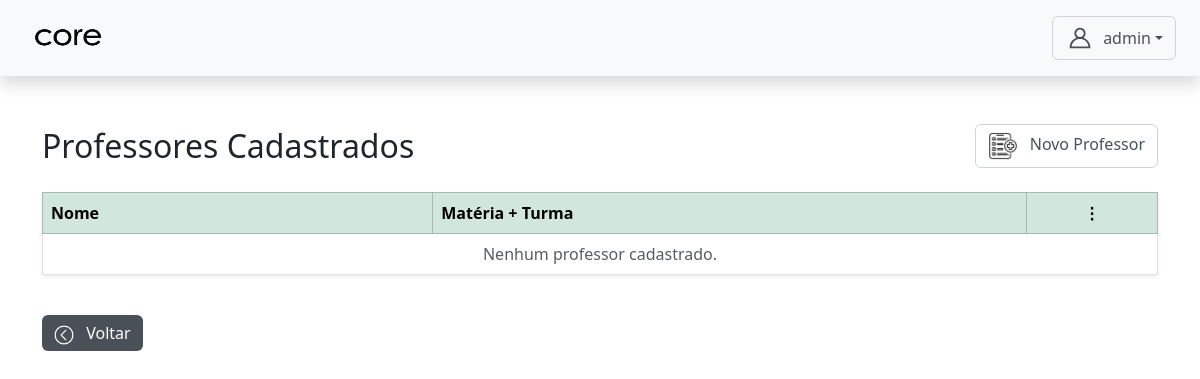
/materia/admin/professor_crud/professores/ (signed in), run on an earlier commit of the app's database.
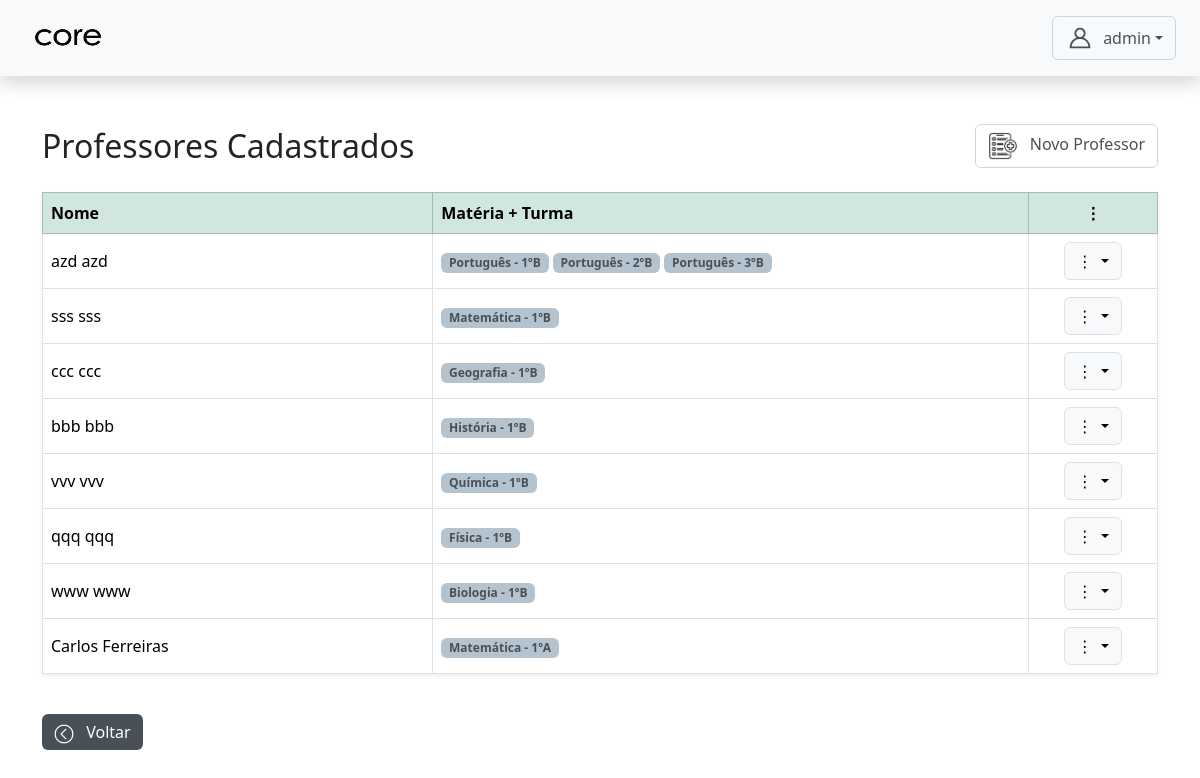
And on a later commit of the database.
### core/models.py (models this page shows, shortened)
class CustomUser(AbstractUser):
    TIPO_CHOICES = (
        ('admin', 'Admin'),
        ('professor', 'Professor'),
        ('aluno', 'Aluno'),
    )
    tipo = models.CharField(max_length=10, choices=TIPO_CHOICES, default='admin')
    data_nascimento = models.DateField(null=True, blank=True)
    cpf = models.CharField(max_length=14, unique=True, null=True, blank=True)
    rg = models.CharField(max_length=12, unique=True, null=True, blank=True)
    SEXO_CHOICES = [
    ('M', 'Masculino'),
    ('F', 'Feminino'),
]
    COR_PELE_CHOICES = [
    ('branca', 'Branca'),
    ('preta', 'Preta'),
    ('parda', 'Parda'),
    ('amarela', 'Amarela'),
    ('indigena', 'Indígena'),
]
    sexo = models.CharField(max_length=1, choices=SEXO_CHOICES, null=True, blank=True)
    cor_pele = models.CharField(max_length=20, choices=COR_PELE_CHOICES, null=True, blank=True)
    senha_temporaria = models.BooleanField(default=False)

class ProfessorMateriaTurma(models.Model):
    professor = models.ForeignKey(CustomUser, on_delete=models.CASCADE, limit_choices_to={'tipo': 'professor'})
    materia = models.ForeignKey(Materia, on_delete=models.CASCADE)
    turma = models.ForeignKey(Turma, on_delete=models.CASCADE)
    class Meta:
        unique_together = ('professor', 'materia', 'turma')

class Materia(models.Model):
    nome = models.CharField(max_length=100)
    professores = models.ManyToManyField(CustomUser, limit_choices_to={'tipo': 'professor'})
    turmas = models.ManyToManyField(Turma)
    ch = models.IntegerField(default=20)

class Turma(models.Model):
    nome = models.CharField(max_length=50, unique=True)

### materia/views.py (the view)
# urls.py: path('admin/professor_crud/professores/', views.gerenciar_professores, name='gerenciar_professores'),
@login_required
@role_required('admin')
def gerenciar_professores(request):
    professores = CustomUser.objects.filter(tipo='professor')
    return render(request, 'admin/professor_crud/gerenciar_professores.html', {'professores': professores})

### templates/admin/professor_crud/gerenciar_professores.html (shortened to what this page needs)
{% extends 'base4.html' %}
{% load static %}
  {% block content %}
    <div class="d-flex justify-content-between align-items-center mb-4">
      <h2 class="mb-0">Professores Cadastrados</h2>
      <a href="{% url 'cadastrar_professor' %}" class="btn btn-outline-secondary">
        <img src="{%static 'assets/img/cadastrar.png'%}" width='30px' height='30px' class="me-2">
        Novo Professor
      </a>
    </div>
    <table class="table table-bordered align-middle shadow-sm">
      <thead class="table-success">
        <tr>
          <th class="coluna-nome">Nome</th>
          <th>Matéria + Turma</th>
          <th class="text-center">⋮</th>
        </tr>
      </thead>
      <tbody>
        {% for professor in professores %}
        <tr>
          <td>{{ professor.get_full_name }}</td>
          <td>
            {% for vinculo in professor.professormateriaturma_set.all %}
              <span class="badge bg-primary text-dark">{{ vinculo.materia.nome }} - {{ vinculo.turma.nome }}</span>
            {% empty %}
              <span class="text-muted">Sem vínculo</span>
            {% endfor %}
          </td>
          <td class="text-center">
            <div class="dropdown">
              <button class="btn btn-light border dropdown-toggle" data-bs-toggle="dropdown">
                ⋮
              </button>
            </div>
          </td>
        </tr>
        {% empty %}
        <tr>
          <td colspan="3" class="text-center text-muted">Nenhum professor cadastrado.</td>
        </tr>
        {% endfor %}
      </tbody>
    </table>
    <a href="{% url 'admin_dashboard' %}" class="btn btn-secondary mt-4">
      <img src="{%static 'assets/img/voltar.png'%}" width='20px' height='20px' class="me-2">
      Voltar
    </a>
  {% endblock content %}

What changed in the data, as far as the page shows it:
added CustomUser: get_full_name "azd azd"
added ProfessorMateriaTurma: materia.nome "Português", turma.nome "1ºB", shown under "azd azd"
added ProfessorMateriaTurma: materia.nome "Português", turma.nome "2ºB", shown under "azd azd"
added ProfessorMateriaTurma: materia.nome "Português", turma.nome "3ºB", shown under "azd azd"
added CustomUser: get_full_name "sss sss"
added ProfessorMateriaTurma: materia.nome "Matemática", turma.nome "1ºB", shown under "sss sss"
added CustomUser: get_full_name "ccc ccc"
added ProfessorMateriaTurma: materia.nome "Geografia", turma.nome "1ºB", shown under "ccc ccc"
added CustomUser: get_full_name "bbb bbb"
added ProfessorMateriaTurma: materia.nome "História", turma.nome "1ºB", shown under "bbb bbb"
added CustomUser: get_full_name "vvv vvv"
added ProfessorMateriaTurma: materia.nome "Química", turma.nome "1ºB", shown under "vvv vvv"
added CustomUser: get_full_name "qqq qqq"
added ProfessorMateriaTurma: materia.nome "Física", turma.nome "1ºB", shown under "qqq qqq"
added CustomUser: get_full_name "www www"
added ProfessorMateriaTurma: materia.nome "Biologia", turma.nome "1ºB", shown under "www www"
added CustomUser: get_full_name "Carlos Ferreiras"
added ProfessorMateriaTurma: materia.nome "Matemática", turma.nome "1ºA", shown under "Carlos Ferreiras"
Also different on the page:
text no longer shown: "Nenhum professor cadastrado."
